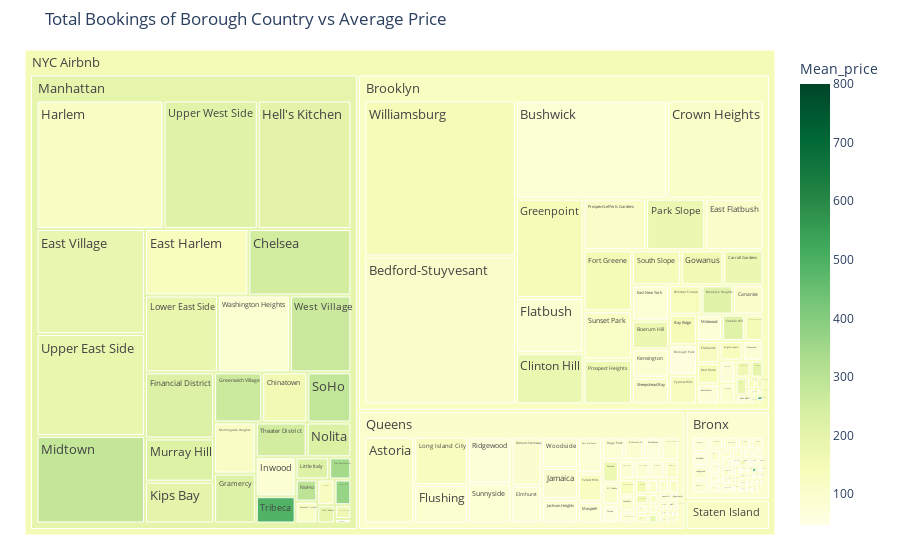

This figure's notebook cell:
### Code cell
#plotting treemap of all neighborhood country vs average price
fig = px.treemap(locations_data, 
                 path=[px.Constant("NYC Airbnb"),'neighbourhood_group','neighbourhood'],
                 values='count',color='Mean_price', hover_data=['neighbourhood'],color_continuous_scale='YlGn')
#Updating traces and layout to beautify the plot 
fig.update_traces(root_color="lightgrey",textfont=dict(size=13))
fig.update_layout(title='Total Bookings of Borough Country vs Average Price',margin = dict(t=50, l=25, r=25, b=25))
#show figure
fig.show()

### Figure 1 — Plotly figure (JSON) as saved in the notebook; plotly's stock layout.template omitted (floating-point values rounded to 4 significant figures; data arrays with more than 128 entries replaced by an {"elided": "..."} marker saying what was removed)
{"data": [{"branchvalues": "total", "customdata": {"elided": "227x2 mixed values"}, "domain": {"x": [0, 1], "y": [0, 1]}, "hovertemplate": "labels=%{label}<br>count=%{value}<br>parent=%{parent}<br>id=%{id}<br>neighbourhood=%{customdata[0]}<br>Mean_price=%{color}<extra></extra>", "ids": {"elided": "227 str values"}, "labels": {"elided": "227 str values"}, "marker": {"coloraxis": "coloraxis", "colors": {"elided": "227 float values"}}, "name": "", "parents": {"elided": "227 str values"}, "root": {"color": "lightgrey"}, "textfont": {"size": 13}, "type": "treemap", "values": {"elided": "227 int values"}}], "layout": {"coloraxis": {"colorbar": {"title": {"text": "Mean_price"}}, "colorscale": [[0, "rgb(255,255,229)"], [0.125, "rgb(247,252,185)"], [0.25, "rgb(217,240,163)"], [0.375, "rgb(173,221,142)"], [0.5, "rgb(120,198,121)"], [0.625, "rgb(65,171,93)"], [0.75, "rgb(35,132,67)"], [0.875, "rgb(0,104,55)"], [1, "rgb(0,69,41)"]]}, "legend": {"tracegroupgap": 0}, "margin": {"b": 25, "l": 25, "r": 25, "t": 50}, "title": {"text": "Total Bookings of Borough Country vs Average Price"}}}
